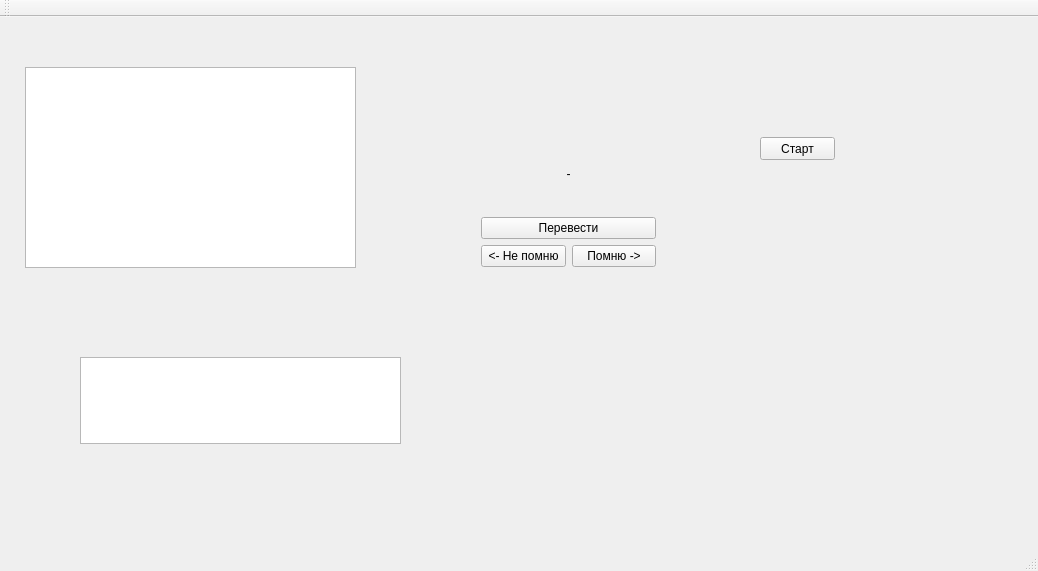
<?xml version="1.0" encoding="UTF-8"?>
<ui version="4.0">
 <class>MainWindow</class>
 <widget class="QMainWindow" name="MainWindow">
  <property name="geometry">
   <rect>
    <x>0</x>
    <y>0</y>
    <width>1038</width>
    <height>571</height>
   </rect>
  </property>
  <property name="windowTitle">
   <string>MainWindow</string>
  </property>
  <widget class="QWidget" name="centralWidget">
   <widget class="QWidget" name="verticalLayoutWidget">
    <property name="geometry">
     <rect>
      <x>470</x>
      <y>50</y>
      <width>197</width>
      <height>211</height>
     </rect>
    </property>
    <layout class="QVBoxLayout" name="verticalLayout_4">
     <item>
      <spacer name="verticalSpacer_3">
       <property name="orientation">
        <enum>Qt::Vertical</enum>
       </property>
       <property name="sizeHint" stdset="0">
        <size>
         <width>20</width>
         <height>5</height>
        </size>
       </property>
      </spacer>
     </item>
     <item>
      <widget class="QPushButton" name="W">
       <property name="enabled">
        <bool>true</bool>
       </property>
       <property name="minimumSize">
        <size>
         <width>0</width>
         <height>30</height>
        </size>
       </property>
       <property name="baseSize">
        <size>
         <width>100</width>
         <height>50</height>
        </size>
       </property>
       <property name="mouseTracking">
        <bool>false</bool>
       </property>
       <property name="acceptDrops">
        <bool>false</bool>
       </property>
       <property name="styleSheet">
        <string notr="true">font: 75 12pt &quot;Traditional Arabic&quot;;</string>
       </property>
       <property name="text">
        <string/>
       </property>
       <property name="autoDefault">
        <bool>true</bool>
       </property>
       <property name="default">
        <bool>true</bool>
       </property>
       <property name="flat">
        <bool>true</bool>
       </property>
      </widget>
     </item>
     <item>
      <spacer name="verticalSpacer_2">
       <property name="orientation">
        <enum>Qt::Vertical</enum>
       </property>
       <property name="sizeHint" stdset="0">
        <size>
         <width>20</width>
         <height>10</height>
        </size>
       </property>
      </spacer>
     </item>
     <item>
      <widget class="QPushButton" name="TW">
       <property name="minimumSize">
        <size>
         <width>0</width>
         <height>30</height>
        </size>
       </property>
       <property name="styleSheet">
        <string notr="true">font: 75 12pt &quot;Traditional Arabic&quot;;</string>
       </property>
       <property name="text">
        <string>-</string>
       </property>
       <property name="autoDefault">
        <bool>false</bool>
       </property>
       <property name="flat">
        <bool>true</bool>
       </property>
      </widget>
     </item>
     <item>
      <spacer name="verticalSpacer">
       <property name="orientation">
        <enum>Qt::Vertical</enum>
       </property>
       <property name="sizeHint" stdset="0">
        <size>
         <width>20</width>
         <height>10</height>
        </size>
       </property>
      </spacer>
     </item>
     <item>
      <widget class="QPushButton" name="Trans">
       <property name="minimumSize">
        <size>
         <width>0</width>
         <height>0</height>
        </size>
       </property>
       <property name="text">
        <string>Перевести</string>
       </property>
      </widget>
     </item>
     <item>
      <layout class="QHBoxLayout" name="horizontalLayout_2">
       <item>
        <widget class="QPushButton" name="DRem">
         <property name="text">
          <string>&lt;- Не помню</string>
         </property>
        </widget>
       </item>
       <item>
        <widget class="QPushButton" name="Rem">
         <property name="text">
          <string>Помню -&gt;</string>
         </property>
        </widget>
       </item>
      </layout>
     </item>
    </layout>
   </widget>
   <widget class="QTextBrowser" name="textBrowser">
    <property name="geometry">
     <rect>
      <x>25</x>
      <y>50</y>
      <width>331</width>
      <height>201</height>
     </rect>
    </property>
   </widget>
   <widget class="QTextEdit" name="textEdit">
    <property name="geometry">
     <rect>
      <x>80</x>
      <y>340</y>
      <width>321</width>
      <height>87</height>
     </rect>
    </property>
   </widget>
   <widget class="QPushButton" name="start">
    <property name="geometry">
     <rect>
      <x>760</x>
      <y>120</y>
      <width>75</width>
      <height>23</height>
     </rect>
    </property>
    <property name="text">
     <string>Старт</string>
    </property>
   </widget>
  </widget>
  <widget class="QMenuBar" name="menuBar">
   <property name="geometry">
    <rect>
     <x>0</x>
     <y>0</y>
     <width>1038</width>
     <height>21</height>
    </rect>
   </property>
  </widget>
  <widget class="QToolBar" name="mainToolBar">
   <attribute name="toolBarArea">
    <enum>TopToolBarArea</enum>
   </attribute>
   <attribute name="toolBarBreak">
    <bool>false</bool>
   </attribute>
  </widget>
  <widget class="QStatusBar" name="statusBar"/>
 </widget>
 <layoutdefault spacing="6" margin="11"/>
 <resources/>
 <connections/>
</ui>
